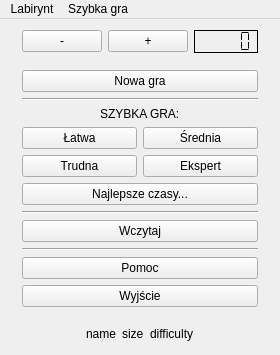
<?xml version="1.0" encoding="UTF-8"?>
<ui version="4.0">
 <class>MainWindow</class>
 <widget class="QMainWindow" name="MainWindow">
  <property name="geometry">
   <rect>
    <x>0</x>
    <y>0</y>
    <width>278</width>
    <height>348</height>
   </rect>
  </property>
  <property name="windowTitle">
   <string>Generowanie labiryntu</string>
  </property>
  <property name="documentMode">
   <bool>false</bool>
  </property>
  <widget class="QWidget" name="centralWidget">
   <layout class="QVBoxLayout" name="verticalLayout_2">
    <item>
     <widget class="QWidget" name="gameWidget" native="true">
      <layout class="QHBoxLayout" name="horizontalLayout">
       <property name="topMargin">
        <number>0</number>
       </property>
       <property name="bottomMargin">
        <number>0</number>
       </property>
       <item>
        <widget class="QPushButton" name="pushButton_minus">
         <property name="focusPolicy">
          <enum>Qt::NoFocus</enum>
         </property>
         <property name="text">
          <string>-</string>
         </property>
         <property name="flat">
          <bool>false</bool>
         </property>
        </widget>
       </item>
       <item>
        <widget class="QPushButton" name="pushButton_plus">
         <property name="focusPolicy">
          <enum>Qt::NoFocus</enum>
         </property>
         <property name="text">
          <string>+</string>
         </property>
         <property name="flat">
          <bool>false</bool>
         </property>
        </widget>
       </item>
       <item>
        <spacer name="horizontalSpacer_2">
         <property name="orientation">
          <enum>Qt::Horizontal</enum>
         </property>
         <property name="sizeHint" stdset="0">
          <size>
           <width>40</width>
           <height>20</height>
          </size>
         </property>
        </spacer>
       </item>
       <item>
        <widget class="QLCDNumber" name="lcd_time">
         <property name="frameShape">
          <enum>QFrame::Box</enum>
         </property>
         <property name="frameShadow">
          <enum>QFrame::Plain</enum>
         </property>
         <property name="smallDecimalPoint">
          <bool>false</bool>
         </property>
         <property name="segmentStyle">
          <enum>QLCDNumber::Flat</enum>
         </property>
        </widget>
       </item>
      </layout>
     </widget>
    </item>
    <item>
     <widget class="QWidget" name="welcomeWidget" native="true">
      <layout class="QVBoxLayout" name="verticalLayout">
       <item>
        <widget class="QPushButton" name="pushButton_new">
         <property name="focusPolicy">
          <enum>Qt::NoFocus</enum>
         </property>
         <property name="text">
          <string>Nowa gra</string>
         </property>
        </widget>
       </item>
       <item>
        <widget class="Line" name="line_5">
         <property name="orientation">
          <enum>Qt::Horizontal</enum>
         </property>
        </widget>
       </item>
       <item alignment="Qt::AlignHCenter">
        <widget class="QLabel" name="label_game">
         <property name="text">
          <string>SZYBKA GRA:</string>
         </property>
        </widget>
       </item>
       <item>
        <layout class="QGridLayout" name="gridLayout">
         <item row="0" column="0">
          <widget class="QPushButton" name="pushButton_easy">
           <property name="focusPolicy">
            <enum>Qt::NoFocus</enum>
           </property>
           <property name="text">
            <string>Łatwa</string>
           </property>
          </widget>
         </item>
         <item row="0" column="1">
          <widget class="QPushButton" name="pushButton_medium">
           <property name="focusPolicy">
            <enum>Qt::NoFocus</enum>
           </property>
           <property name="text">
            <string>Średnia</string>
           </property>
          </widget>
         </item>
         <item row="1" column="0">
          <widget class="QPushButton" name="pushButton_hard">
           <property name="focusPolicy">
            <enum>Qt::NoFocus</enum>
           </property>
           <property name="text">
            <string>Trudna</string>
           </property>
          </widget>
         </item>
         <item row="1" column="1">
          <widget class="QPushButton" name="pushButton_expert">
           <property name="focusPolicy">
            <enum>Qt::NoFocus</enum>
           </property>
           <property name="text">
            <string>Ekspert</string>
           </property>
          </widget>
         </item>
        </layout>
       </item>
       <item>
        <widget class="QPushButton" name="pushButton_leader">
         <property name="focusPolicy">
          <enum>Qt::NoFocus</enum>
         </property>
         <property name="text">
          <string>Najlepsze czasy...</string>
         </property>
        </widget>
       </item>
       <item>
        <widget class="Line" name="line_4">
         <property name="orientation">
          <enum>Qt::Horizontal</enum>
         </property>
        </widget>
       </item>
       <item>
        <widget class="QPushButton" name="pushButton_load">
         <property name="focusPolicy">
          <enum>Qt::NoFocus</enum>
         </property>
         <property name="text">
          <string>Wczytaj</string>
         </property>
        </widget>
       </item>
       <item>
        <widget class="Line" name="line_3">
         <property name="orientation">
          <enum>Qt::Horizontal</enum>
         </property>
        </widget>
       </item>
       <item>
        <widget class="QPushButton" name="pushButton_help">
         <property name="focusPolicy">
          <enum>Qt::NoFocus</enum>
         </property>
         <property name="text">
          <string>Pomoc</string>
         </property>
        </widget>
       </item>
       <item>
        <widget class="QPushButton" name="pushButton_exit">
         <property name="focusPolicy">
          <enum>Qt::NoFocus</enum>
         </property>
         <property name="text">
          <string>Wyjście</string>
         </property>
        </widget>
       </item>
      </layout>
     </widget>
    </item>
    <item>
     <spacer name="verticalSpacer">
      <property name="orientation">
       <enum>Qt::Vertical</enum>
      </property>
      <property name="sizeHint" stdset="0">
       <size>
        <width>20</width>
        <height>40</height>
       </size>
      </property>
     </spacer>
    </item>
    <item alignment="Qt::AlignBottom">
     <widget class="QWidget" name="infoWidget" native="true">
      <layout class="QHBoxLayout" name="horizontalLayout_2">
       <property name="spacing">
        <number>6</number>
       </property>
       <property name="topMargin">
        <number>0</number>
       </property>
       <property name="bottomMargin">
        <number>0</number>
       </property>
       <item>
        <spacer name="horizontalSpacer">
         <property name="orientation">
          <enum>Qt::Horizontal</enum>
         </property>
         <property name="sizeHint" stdset="0">
          <size>
           <width>260</width>
           <height>20</height>
          </size>
         </property>
        </spacer>
       </item>
       <item>
        <widget class="QLabel" name="label_name">
         <property name="text">
          <string>name</string>
         </property>
        </widget>
       </item>
       <item>
        <widget class="QLabel" name="label_size">
         <property name="text">
          <string>size</string>
         </property>
        </widget>
       </item>
       <item>
        <widget class="QLabel" name="label_difficulty">
         <property name="text">
          <string>difficulty</string>
         </property>
        </widget>
       </item>
       <item>
        <spacer name="horizontalSpacer_3">
         <property name="orientation">
          <enum>Qt::Horizontal</enum>
         </property>
         <property name="sizeHint" stdset="0">
          <size>
           <width>259</width>
           <height>20</height>
          </size>
         </property>
        </spacer>
       </item>
      </layout>
     </widget>
    </item>
   </layout>
  </widget>
  <widget class="QMenuBar" name="menuBar">
   <property name="enabled">
    <bool>true</bool>
   </property>
   <property name="geometry">
    <rect>
     <x>0</x>
     <y>0</y>
     <width>278</width>
     <height>20</height>
    </rect>
   </property>
   <widget class="QMenu" name="menuGame">
    <property name="title">
     <string>Szybka gra</string>
    </property>
    <addaction name="action_easy"/>
    <addaction name="action_medium"/>
    <addaction name="action_hard"/>
    <addaction name="action_expert"/>
    <addaction name="separator"/>
    <addaction name="action_leader"/>
   </widget>
   <widget class="QMenu" name="menuFile">
    <property name="tearOffEnabled">
     <bool>false</bool>
    </property>
    <property name="title">
     <string>Labirynt</string>
    </property>
    <addaction name="action_new"/>
    <addaction name="action_blackout"/>
    <addaction name="action_load"/>
    <addaction name="separator"/>
    <addaction name="action_save"/>
    <addaction name="action_saveAs"/>
    <addaction name="separator"/>
    <addaction name="action_close"/>
    <addaction name="action_help"/>
    <addaction name="separator"/>
    <addaction name="action_exit"/>
   </widget>
   <addaction name="menuFile"/>
   <addaction name="menuGame"/>
  </widget>
  <action name="action_load">
   <property name="text">
    <string>Wczytaj zapisany...</string>
   </property>
   <property name="toolTip">
    <string>Otwórz z pliku...</string>
   </property>
  </action>
  <action name="action_save">
   <property name="text">
    <string>Zapisz</string>
   </property>
   <property name="toolTip">
    <string>Zapisz</string>
   </property>
  </action>
  <action name="action_saveAs">
   <property name="text">
    <string>Zapisz jako...</string>
   </property>
   <property name="toolTip">
    <string>Zapisz jako...</string>
   </property>
  </action>
  <action name="action_exit">
   <property name="text">
    <string>Wyjdź z gry</string>
   </property>
  </action>
  <action name="action_easy">
   <property name="text">
    <string>Łatwy</string>
   </property>
  </action>
  <action name="action_medium">
   <property name="text">
    <string>Średni</string>
   </property>
  </action>
  <action name="action_hard">
   <property name="text">
    <string>Trudny</string>
   </property>
  </action>
  <action name="action_expert">
   <property name="text">
    <string>Ekspert (~15s)</string>
   </property>
  </action>
  <action name="action_leader">
   <property name="checked">
    <bool>false</bool>
   </property>
   <property name="text">
    <string>Rankingi</string>
   </property>
  </action>
  <action name="action_new">
   <property name="text">
    <string>Nowa gra</string>
   </property>
  </action>
  <action name="action_close">
   <property name="text">
    <string>Zamknij labirynt</string>
   </property>
  </action>
  <action name="action_blackout">
   <property name="checkable">
    <bool>true</bool>
   </property>
   <property name="checked">
    <bool>true</bool>
   </property>
   <property name="text">
    <string>Ograniczony widok</string>
   </property>
  </action>
  <action name="action_help">
   <property name="text">
    <string>Pomoc</string>
   </property>
  </action>
 </widget>
 <layoutdefault spacing="6" margin="11"/>
 <resources/>
 <connections>
  <connection>
   <sender>action_exit</sender>
   <signal>triggered()</signal>
   <receiver>MainWindow</receiver>
   <slot>close()</slot>
   <hints>
    <hint type="sourcelabel">
     <x>-1</x>
     <y>-1</y>
    </hint>
    <hint type="destinationlabel">
     <x>213</x>
     <y>176</y>
    </hint>
   </hints>
  </connection>
 </connections>
</ui>
